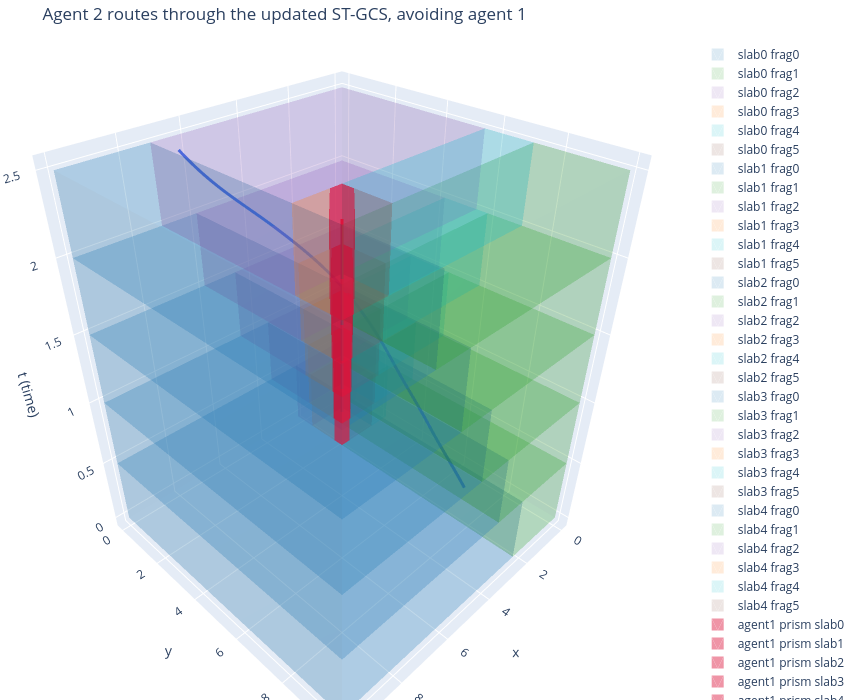

Write notebook code for a chart like this one.
### Markdown cell above
### Step E — Agent 2 plans over the updated ST-GCS

Agent 2 (`(1,7) -> (7,1)`, crossing agent 1's corridor near the middle)
must pick one fragment per slab instead of the single region that used to
be there. Build the per-slab fragment-adjacency graph
(`networkx.all_simple_paths`, capped) and search it directly, rather than
enumerating every combination: the Cartesian product scales as
`prod(len(fragments_per_slab[k]))`, unusable once fragment or slab count
grows. Graph search only considers combinations that are actually
adjacent.

### Code cell
START2, GOAL2 = (1.0, 7.0), (7.0, 1.0)

def build_adjacency_local(frags_per_slab):
    """ Same construction as Part 3's `build_adjacency` -- necessary, not
        sufficient, condition for a feasible segment between two fragments. """
    edges = []
    for k in range(len(frags_per_slab) - 1):
        e = []
        for i, fi in enumerate(frags_per_slab[k]):
            for j, fj in enumerate(frags_per_slab[k + 1]):
                if not fi.Intersection(fj).IsEmpty():
                    e.append((i, j))
        edges.append(e)
    return edges

def candidate_paths_local(frags_per_slab, adjacency, start_xy, goal_xy, max_candidates=200):
    """ Same construction as Part 3's `candidate_paths` -- a real graph
        search (networkx DFS, capped), not the Cartesian-product enumeration
        this cell used to run. That enumeration is `prod(len(f) for f in
        fragments_per_slab)` candidates regardless of whether they're even
        adjacent -- fine at N_SLABS=4 (1296), but it scales as (fragment
        count)^N_SLABS, so it stops being usable almost immediately as either
        grows (e.g. 6^10 = 60,466,176 at N_SLABS=10). Graph search only
        follows edges that actually exist. """
    start_frags = [i for i, f in enumerate(frags_per_slab[0]) if f.PointInSet(np.array(start_xy))]
    goal_frags = [j for j, f in enumerate(frags_per_slab[-1]) if f.PointInSet(np.array(goal_xy))]
    if not start_frags or not goal_frags:
        return []
    G = nx.DiGraph()
    for k in range(len(frags_per_slab)):
        for idx in range(len(frags_per_slab[k])):
            G.add_node((k, idx))
    for k, edges_k in enumerate(adjacency):
        for (i, j) in edges_k:
            G.add_edge((k, i), (k + 1, j))
    out = []
    for sf in start_frags:
        for gf in goal_frags:
            try:
                for path in itertools.islice(
                    nx.all_simple_paths(G, (0, sf), (len(frags_per_slab) - 1, gf)), max_candidates
                ):
                    out.append([idx for (_, idx) in path])
                    if len(out) >= max_candidates:
                        return out
            except (nx.NetworkXNoPath, nx.NodeNotFound):
                continue
    return out

adjacency2 = build_adjacency_local(fragments_per_slab)
paths2 = candidate_paths_local(fragments_per_slab, adjacency2, START2, GOAL2)
total_frags = sum(len(f) for f in fragments_per_slab)
print(f"agent 2: {START2} -> {GOAL2}; {total_frags} total fragments across {N_SLABS} slabs, "
      f"{len(paths2)} candidate paths found via graph search")

best = None
n_feasible = 0
for path in paths2:
    candidate_regions = [fragments_per_slab[k][idx] for k, idx in enumerate(path)]
    result = solve_chain(candidate_regions, START2, GOAL2)
    if result is None:
        continue
    segs, cost = result
    n_feasible += 1
    if best is None or cost < best[0]:
        best = (cost, path, segs)

print(f"{n_feasible}/{len(paths2)} candidates feasible")
assert best is not None, "no feasible route found for agent 2"
cost2, combo2, seg2 = best
print(f"chosen fragment per slab: {combo2}, cost={cost2:.4f}")
for k, Q in enumerate(seg2):
    print(f"  slab{k}: P0={np.round(Q[0,:2],3)} -> P3={np.round(Q[-1,:2],3)}")

fig_final = go.Figure(layout=make_layout("Agent 2 routes through the updated ST-GCS, avoiding agent 1"))
for k in range(N_SLABS):
    for j, frag in enumerate(fragments_per_slab[k]):
        V = polygon_vertices_2d(frag)
        if V is None or len(V) < 3:
            continue
        fig_final.add_trace(prism_mesh(V, k * DELTA, (k + 1) * DELTA, palette[j % len(palette)],
                                         opacity=0.15, name=f"slab{k} frag{j}"))
for k, obs in enumerate(obstacles1):
    V = polygon_vertices_2d(obs)
    fig_final.add_trace(prism_mesh(V, k * DELTA, (k + 1) * DELTA, "crimson", opacity=0.45, name=f"agent1 prism slab{k}"))
fig_final.add_trace(curve_trace(seg1, "crimson", "agent 1"))
fig_final.add_trace(curve_trace(seg2, "royalblue", "agent 2"))
print("fig_final built,", len(fig_final.data), "traces")

print("\nALL STEPS COMPLETED")

fig_final

### Figure 1 — Plotly figure (JSON) as saved in the notebook; plotly's stock layout.template omitted (floating-point values rounded to 4 significant figures)
{"data": [{"color": "#1f77b4", "flatshading": true, "i": [0, 0, 1, 1, 2, 2, 3, 3, 0, 4, 0, 4], "j": [1, 5, 2, 6, 3, 7, 0, 4, 1, 5, 2, 6], "k": [5, 4, 6, 5, 7, 6, 4, 7, 2, 6, 3, 7], "name": "slab0 frag0", "opacity": 0.15, "showlegend": true, "type": "mesh3d", "x": [2.4, 10, 10, 2.4, 2.4, 10, 10, 2.4], "y": [4.441e-16, 4.441e-16, 10, 10, 4.441e-16, 4.441e-16, 10, 10], "z": [0, 0, 0, 0, 0.5, 0.5, 0.5, 0.5]}, {"color": "#2ca02c", "flatshading": true, "i": [0, 0, 1, 1, 2, 2, 3, 3, 0, 4, 0, 4], "j": [1, 5, 2, 6, 3, 7, 0, 4, 1, 5, 2, 6], "k": [5, 4, 6, 5, 7, 6, 4, 7, 2, 6, 3, 7], "name": "slab0 frag1", "opacity": 0.15, "showlegend": true, "type": "mesh3d", "x": [0, 2.4, 2.4, 2.22e-16, 0, 2.4, 2.4, 2.22e-16], "y": [2.4, 2.4, 10, 10, 2.4, 2.4, 10, 10], "z": [0, 0, 0, 0, 0.5, 0.5, 0.5, 0.5]}, {"color": "#9467bd", "flatshading": true, "i": [0, 0, 1, 1, 2, 2, 3, 3, 0, 4, 0, 4], "j": [1, 5, 2, 6, 3, 7, 0, 4, 1, 5, 2, 6], "k": [5, 4, 6, 5, 7, 6, 4, 7, 2, 6, 3, 7], "name": "slab0 frag2", "opacity": 0.15, "showlegend": true, "type": "mesh3d", "x": [5.551e-17, 2.4, 2.4, 0, 5.551e-17, 2.4, 2.4, 0], "y": [5.551e-17, 5.551e-17, 0.8, 0.8, 5.551e-17, 5.551e-17, 0.8, 0.8], "z": [0, 0, 0, 0, 0.5, 0.5, 0.5, 0.5]}, {"color": "#ff7f0e", "flatshading": true, "i": [0, 0, 1, 1, 2, 2, 0, 3], "j": [1, 4, 2, 5, 0, 3, 1, 4], "k": [4, 3, 5, 4, 3, 5, 2, 5], "name": "slab0 frag3", "opacity": 0.15, "showlegend": true, "type": "mesh3d", "x": [1.2, 2.4, 2.4, 1.2, 2.4, 2.4], "y": [0.8, 0.8, 2.0, 0.8, 0.8, 2.0], "z": [0, 0, 0, 0.5, 0.5, 0.5]}, {"color": "#17becf", "flatshading": true, "i": [0, 0, 1, 1, 2, 2, 3, 3, 0, 4, 0, 4], "j": [1, 5, 2, 6, 3, 7, 0, 4, 1, 5, 2, 6], "k": [5, 4, 6, 5, 7, 6, 4, 7, 2, 6, 3, 7], "name": "slab0 frag4", "opacity": 0.15, "showlegend": true, "type": "mesh3d", "x": [5.551e-17, 0.8, 0.8, 5.551e-17, 5.551e-17, 0.8, 0.8, 5.551e-17], "y": [0.8, 0.8, 2.4, 2.4, 0.8, 0.8, 2.4, 2.4], "z": [0, 0, 0, 0, 0.5, 0.5, 0.5, 0.5]}, {"color": "#8c564b", "flatshading": true, "i": [0, 0, 1, 1, 2, 2, 0, 3], "j": [1, 4, 2, 5, 0, 3, 1, 4], "k": [4, 3, 5, 4, 3, 5, 2, 5], "name": "slab0 frag5", "opacity": 0.15, "showlegend": true, "type": "mesh3d", "x": [0.8, 2.0, 0.8, 0.8, 2.0, 0.8], "y": [1.2, 2.4, 2.4, 1.2, 2.4, 2.4], "z": [0, 0, 0, 0.5, 0.5, 0.5]}, {"color": "#1f77b4", "flatshading": true, "i": [0, 0, 1, 1, 2, 2, 3, 3, 0, 4, 0, 4], "j": [1, 5, 2, 6, 3, 7, 0, 4, 1, 5, 2, 6], "k": [5, 4, 6, 5, 7, 6, 4, 7, 2, 6, 3, 7], "name": "slab1 frag0", "opacity": 0.15, "showlegend": true, "type": "mesh3d", "x": [3.6, 10, 10, 3.6, 3.6, 10, 10, 3.6], "y": [-4.441e-16, 0, 10, 10, -4.441e-16, 0, 10, 10], "z": [0.5, 0.5, 0.5, 0.5, 1, 1, 1, 1]}, {"color": "#2ca02c", "flatshading": true, "i": [0, 0, 1, 1, 2, 2, 3, 3, 0, 4, 0, 4], "j": [1, 5, 2, 6, 3, 7, 0, 4, 1, 5, 2, 6], "k": [5, 4, 6, 5, 7, 6, 4, 7, 2, 6, 3, 7], "name": "slab1 frag1", "opacity": 0.15, "showlegend": true, "type": "mesh3d", "x": [0, 3.6, 3.6, 0, 0, 3.6, 3.6, 0], "y": [3.6, 3.6, 10, 10, 3.6, 3.6, 10, 10], "z": [0.5, 0.5, 0.5, 0.5, 1, 1, 1, 1]}, {"color": "#9467bd", "flatshading": true, "i": [0, 0, 1, 1, 2, 2, 3, 3, 0, 4, 0, 4], "j": [1, 5, 2, 6, 3, 7, 0, 4, 1, 5, 2, 6], "k": [5, 4, 6, 5, 7, 6, 4, 7, 2, 6, 3, 7], "name": "slab1 frag2", "opacity": 0.15, "showlegend": true, "type": "mesh3d", "x": [0, 3.6, 3.6, 0, 0, 3.6, 3.6, 0], "y": [0, -1.11e-16, 2.0, 2.0, 0, -1.11e-16, 2.0, 2.0], "z": [0.5, 0.5, 0.5, 0.5, 1, 1, 1, 1]}, {"color": "#ff7f0e", "flatshading": true, "i": [0, 0, 1, 1, 2, 2, 0, 3], "j": [1, 4, 2, 5, 0, 3, 1, 4], "k": [4, 3, 5, 4, 3, 5, 2, 5], "name": "slab1 frag3", "opacity": 0.15, "showlegend": true, "type": "mesh3d", "x": [2.4, 3.6, 3.6, 2.4, 3.6, 3.6], "y": [2.0, 2.0, 3.2, 2.0, 2.0, 3.2], "z": [0.5, 0.5, 0.5, 1, 1, 1]}, {"color": "#17becf", "flatshading": true, "i": [0, 0, 1, 1, 2, 2, 3, 3, 0, 4, 0, 4], "j": [1, 5, 2, 6, 3, 7, 0, 4, 1, 5, 2, 6], "k": [5, 4, 6, 5, 7, 6, 4, 7, 2, 6, 3, 7], "name": "slab1 frag4", "opacity": 0.15, "showlegend": true, "type": "mesh3d", "x": [0, 2.0, 2.0, 0, 0, 2.0, 2.0, 0], "y": [2.0, 2.0, 3.6, 3.6, 2.0, 2.0, 3.6, 3.6], "z": [0.5, 0.5, 0.5, 0.5, 1, 1, 1, 1]}, {"color": "#8c564b", "flatshading": true, "i": [0, 0, 1, 1, 2, 2, 0, 3], "j": [1, 4, 2, 5, 0, 3, 1, 4], "k": [4, 3, 5, 4, 3, 5, 2, 5], "name": "slab1 frag5", "opacity": 0.15, "showlegend": true, "type": "mesh3d", "x": [2.0, 3.2, 2.0, 2.0, 3.2, 2.0], "y": [2.4, 3.6, 3.6, 2.4, 3.6, 3.6], "z": [0.5, 0.5, 0.5, 1, 1, 1]}, {"color": "#1f77b4", "flatshading": true, "i": [0, 0, 1, 1, 2, 2, 3, 3, 0, 4, 0, 4], "j": [1, 5, 2, 6, 3, 7, 0, 4, 1, 5, 2, 6], "k": [5, 4, 6, 5, 7, 6, 4, 7, 2, 6, 3, 7], "name": "slab2 frag0", "opacity": 0.15, "showlegend": true, "type": "mesh3d", "x": [4.8, 10, 10, 4.8, 4.8, 10, 10, 4.8], "y": [0, 0, 10, 10, 0, 0, 10, 10], "z": [1, 1, 1, 1, 1.5, 1.5, 1.5, 1.5]}, {"color": "#2ca02c", "flatshading": true, "i": [0, 0, 1, 1, 2, 2, 3, 3, 0, 4, 0, 4], "j": [1, 5, 2, 6, 3, 7, 0, 4, 1, 5, 2, 6], "k": [5, 4, 6, 5, 7, 6, 4, 7, 2, 6, 3, 7], "name": "slab2 frag1", "opacity": 0.15, "showlegend": true, "type": "mesh3d", "x": [0, 4.8, 4.8, 0, 0, 4.8, 4.8, 0], "y": [4.8, 4.8, 10, 10, 4.8, 4.8, 10, 10], "z": [1, 1, 1, 1, 1.5, 1.5, 1.5, 1.5]}, {"color": "#9467bd", "flatshading": true, "i": [0, 0, 1, 1, 2, 2, 3, 3, 0, 4, 0, 4], "j": [1, 5, 2, 6, 3, 7, 0, 4, 1, 5, 2, 6], "k": [5, 4, 6, 5, 7, 6, 4, 7, 2, 6, 3, 7], "name": "slab2 frag2", "opacity": 0.15, "showlegend": true, "type": "mesh3d", "x": [0, 4.8, 4.8, 0, 0, 4.8, 4.8, 0], "y": [0, 2.22e-16, 3.2, 3.2, 0, 2.22e-16, 3.2, 3.2], "z": [1, 1, 1, 1, 1.5, 1.5, 1.5, 1.5]}, {"color": "#ff7f0e", "flatshading": true, "i": [0, 0, 1, 1, 2, 2, 0, 3], "j": [1, 4, 2, 5, 0, 3, 1, 4], "k": [4, 3, 5, 4, 3, 5, 2, 5], "name": "slab2 frag3", "opacity": 0.15, "showlegend": true, "type": "mesh3d", "x": [3.6, 4.8, 4.8, 3.6, 4.8, 4.8], "y": [3.2, 3.2, 4.4, 3.2, 3.2, 4.4], "z": [1, 1, 1, 1.5, 1.5, 1.5]}, {"color": "#17becf", "flatshading": true, "i": [0, 0, 1, 1, 2, 2, 3, 3, 0, 4, 0, 4], "j": [1, 5, 2, 6, 3, 7, 0, 4, 1, 5, 2, 6], "k": [5, 4, 6, 5, 7, 6, 4, 7, 2, 6, 3, 7], "name": "slab2 frag4", "opacity": 0.15, "showlegend": true, "type": "mesh3d", "x": [1.11e-16, 3.2, 3.2, 1.11e-16, 1.11e-16, 3.2, 3.2, 1.11e-16], "y": [3.2, 3.2, 4.8, 4.8, 3.2, 3.2, 4.8, 4.8], "z": [1, 1, 1, 1, 1.5, 1.5, 1.5, 1.5]}, {"color": "#8c564b", "flatshading": true, "i": [0, 0, 1, 1, 2, 2, 0, 3], "j": [1, 4, 2, 5, 0, 3, 1, 4], "k": [4, 3, 5, 4, 3, 5, 2, 5], "name": "slab2 frag5", "opacity": 0.15, "showlegend": true, "type": "mesh3d", "x": [3.2, 4.4, 3.2, 3.2, 4.4, 3.2], "y": [3.6, 4.8, 4.8, 3.6, 4.8, 4.8], "z": [1, 1, 1, 1.5, 1.5, 1.5]}, {"color": "#1f77b4", "flatshading": true, "i": [0, 0, 1, 1, 2, 2, 3, 3, 0, 4, 0, 4], "j": [1, 5, 2, 6, 3, 7, 0, 4, 1, 5, 2, 6], "k": [5, 4, 6, 5, 7, 6, 4, 7, 2, 6, 3, 7], "name": "slab3 frag0", "opacity": 0.15, "showlegend": true, "type": "mesh3d", "x": [6.0, 10, 10, 6.0, 6.0, 10, 10, 6.0], "y": [0, 0, 10, 10, 0, 0, 10, 10], "z": [1.5, 1.5, 1.5, 1.5, 2, 2, 2, 2]}, {"color": "#2ca02c", "flatshading": true, "i": [0, 0, 1, 1, 2, 2, 3, 3, 0, 4, 0, 4], "j": [1, 5, 2, 6, 3, 7, 0, 4, 1, 5, 2, 6], "k": [5, 4, 6, 5, 7, 6, 4, 7, 2, 6, 3, 7], "name": "slab3 frag1", "opacity": 0.15, "showlegend": true, "type": "mesh3d", "x": [0, 6.0, 6.0, 0, 0, 6.0, 6.0, 0], "y": [6.0, 6.0, 10, 10, 6.0, 6.0, 10, 10], "z": [1.5, 1.5, 1.5, 1.5, 2, 2, 2, 2]}, {"color": "#9467bd", "flatshading": true, "i": [0, 0, 1, 1, 2, 2, 3, 3, 0, 4, 0, 4], "j": [1, 5, 2, 6, 3, 7, 0, 4, 1, 5, 2, 6], "k": [5, 4, 6, 5, 7, 6, 4, 7, 2, 6, 3, 7], "name": "slab3 frag2", "opacity": 0.15, "showlegend": true, "type": "mesh3d", "x": [0, 6.0, 6.0, 0, 0, 6.0, 6.0, 0], "y": [0, 0, 4.4, 4.4, 0, 0, 4.4, 4.4], "z": [1.5, 1.5, 1.5, 1.5, 2, 2, 2, 2]}, {"color": "#ff7f0e", "flatshading": true, "i": [0, 0, 1, 1, 2, 2, 0, 3], "j": [1, 4, 2, 5, 0, 3, 1, 4], "k": [4, 3, 5, 4, 3, 5, 2, 5], "name": "slab3 frag3", "opacity": 0.15, "showlegend": true, "type": "mesh3d", "x": [4.8, 6.0, 6.0, 4.8, 6.0, 6.0], "y": [4.4, 4.4, 5.6, 4.4, 4.4, 5.6], "z": [1.5, 1.5, 1.5, 2, 2, 2]}, {"color": "#17becf", "flatshading": true, "i": [0, 0, 1, 1, 2, 2, 3, 3, 0, 4, 0, 4], "j": [1, 5, 2, 6, 3, 7, 0, 4, 1, 5, 2, 6], "k": [5, 4, 6, 5, 7, 6, 4, 7, 2, 6, 3, 7], "name": "slab3 frag4", "opacity": 0.15, "showlegend": true, "type": "mesh3d", "x": [0, 4.4, 4.4, 0, 0, 4.4, 4.4, 0], "y": [4.4, 4.4, 6.0, 6.0, 4.4, 4.4, 6.0, 6.0], "z": [1.5, 1.5, 1.5, 1.5, 2, 2, 2, 2]}, {"color": "#8c564b", "flatshading": true, "i": [0, 0, 1, 1, 2, 2, 0, 3], "j": [1, 4, 2, 5, 0, 3, 1, 4], "k": [4, 3, 5, 4, 3, 5, 2, 5], "name": "slab3 frag5", "opacity": 0.15, "showlegend": true, "type": "mesh3d", "x": [4.4, 5.6, 4.4, 4.4, 5.6, 4.4], "y": [4.8, 6.0, 6.0, 4.8, 6.0, 6.0], "z": [1.5, 1.5, 1.5, 2, 2, 2]}, {"color": "#1f77b4", "flatshading": true, "i": [0, 0, 1, 1, 2, 2, 3, 3, 0, 4, 0, 4], "j": [1, 5, 2, 6, 3, 7, 0, 4, 1, 5, 2, 6], "k": [5, 4, 6, 5, 7, 6, 4, 7, 2, 6, 3, 7], "name": "slab4 frag0", "opacity": 0.15, "showlegend": true, "type": "mesh3d", "x": [7.2, 10, 10, 7.2, 7.2, 10, 10, 7.2], "y": [0, 0, 10, 10, 0, 0, 10, 10], "z": [2, 2, 2, 2, 2.5, 2.5, 2.5, 2.5]}, {"color": "#2ca02c", "flatshading": true, "i": [0, 0, 1, 1, 2, 2, 3, 3, 0, 4, 0, 4], "j": [1, 5, 2, 6, 3, 7, 0, 4, 1, 5, 2, 6], "k": [5, 4, 6, 5, 7, 6, 4, 7, 2, 6, 3, 7], "name": "slab4 frag1", "opacity": 0.15, "showlegend": true, "type": "mesh3d", "x": [0, 7.2, 7.2, 0, 0, 7.2, 7.2, 0], "y": [7.2, 7.2, 10, 10, 7.2, 7.2, 10, 10], "z": [2, 2, 2, 2, 2.5, 2.5, 2.5, 2.5]}, {"color": "#9467bd", "flatshading": true, "i": [0, 0, 1, 1, 2, 2, 3, 3, 0, 4, 0, 4], "j": [1, 5, 2, 6, 3, 7, 0, 4, 1, 5, 2, 6], "k": [5, 4, 6, 5, 7, 6, 4, 7, 2, 6, 3, 7], "name": "slab4 frag2", "opacity": 0.15, "showlegend": true, "type": "mesh3d", "x": [0, 7.2, 7.2, 0, 0, 7.2, 7.2, 0], "y": [0, 0, 5.6, 5.6, 0, 0, 5.6, 5.6], "z": [2, 2, 2, 2, 2.5, 2.5, 2.5, 2.5]}, {"color": "#ff7f0e", "flatshading": true, "i": [0, 0, 1, 1, 2, 2, 0, 3], "j": [1, 4, 2, 5, 0, 3, 1, 4], "k": [4, 3, 5, 4, 3, 5, 2, 5], "name": "slab4 frag3", "opacity": 0.15, "showlegend": true, "type": "mesh3d", "x": [6.0, 7.2, 7.2, 6.0, 7.2, 7.2], "y": [5.6, 5.6, 6.8, 5.6, 5.6, 6.8], "z": [2, 2, 2, 2.5, 2.5, 2.5]}, {"color": "#17becf", "flatshading": true, "i": [0, 0, 1, 1, 2, 2, 3, 3, 0, 4, 0, 4], "j": [1, 5, 2, 6, 3, 7, 0, 4, 1, 5, 2, 6], "k": [5, 4, 6, 5, 7, 6, 4, 7, 2, 6, 3, 7], "name": "slab4 frag4", "opacity": 0.15, "showlegend": true, "type": "mesh3d", "x": [0, 5.6, 5.6, 0, 0, 5.6, 5.6, 0], "y": [5.6, 5.6, 7.2, 7.2, 5.6, 5.6, 7.2, 7.2], "z": [2, 2, 2, 2, 2.5, 2.5, 2.5, 2.5]}, {"color": "#8c564b", "flatshading": true, "i": [0, 0, 1, 1, 2, 2, 0, 3], "j": [1, 4, 2, 5, 0, 3, 1, 4], "k": [4, 3, 5, 4, 3, 5, 2, 5], "name": "slab4 frag5", "opacity": 0.15, "showlegend": true, "type": "mesh3d", "x": [5.6, 6.8, 5.6, 5.6, 6.8, 5.6], "y": [6.0, 7.2, 7.2, 6.0, 7.2, 7.2], "z": [2, 2, 2, 2.5, 2.5, 2.5]}, {"color": "crimson", "flatshading": true, "i": [0, 0, 1, 1, 2, 2, 3, 3, 4, 4, 5, 5, 0, 6, 0, 6, 0, 6, 0, 6], "j": [1, 7, 2, 8, 3, 9, 4, 10, 5, 11, 0, 6, 1, 7, 2, 8, 3, 9, 4, 10], "k": [7, 6, 8, 7, 9, 8, 10, 9, 11, 10, 6, 11, 2, 8, 3, 9, 4, 10, 5, 11], "name": "agent1 prism slab0", "opacity": 0.45, "showlegend": true, "type": "mesh3d", "x": [0.8, 0.8, 1.2, 2.4, 2.4, 2.0, 0.8, 0.8, 1.2, 2.4, 2.4, 2.0], "y": [1.2, 0.8, 0.8, 2.0, 2.4, 2.4, 1.2, 0.8, 0.8, 2.0, 2.4, 2.4], "z": [0, 0, 0, 0, 0, 0, 0.5, 0.5, 0.5, 0.5, 0.5, 0.5]}, {"color": "crimson", "flatshading": true, "i": [0, 0, 1, 1, 2, 2, 3, 3, 4, 4, 5, 5, 0, 6, 0, 6, 0, 6, 0, 6], "j": [1, 7, 2, 8, 3, 9, 4, 10, 5, 11, 0, 6, 1, 7, 2, 8, 3, 9, 4, 10], "k": [7, 6, 8, 7, 9, 8, 10, 9, 11, 10, 6, 11, 2, 8, 3, 9, 4, 10, 5, 11], "name": "agent1 prism slab1", "opacity": 0.45, "showlegend": true, "type": "mesh3d", "x": [2.0, 2.0, 2.4, 3.6, 3.6, 3.2, 2.0, 2.0, 2.4, 3.6, 3.6, 3.2], "y": [2.4, 2.0, 2.0, 3.2, 3.6, 3.6, 2.4, 2.0, 2.0, 3.2, 3.6, 3.6], "z": [0.5, 0.5, 0.5, 0.5, 0.5, 0.5, 1, 1, 1, 1, 1, 1]}, {"color": "crimson", "flatshading": true, "i": [0, 0, 1, 1, 2, 2, 3, 3, 4, 4, 5, 5, 0, 6, 0, 6, 0, 6, 0, 6], "j": [1, 7, 2, 8, 3, 9, 4, 10, 5, 11, 0, 6, 1, 7, 2, 8, 3, 9, 4, 10], "k": [7, 6, 8, 7, 9, 8, 10, 9, 11, 10, 6, 11, 2, 8, 3, 9, 4, 10, 5, 11], "name": "agent1 prism slab2", "opacity": 0.45, "showlegend": true, "type": "mesh3d", "x": [3.2, 3.2, 3.6, 4.8, 4.8, 4.4, 3.2, 3.2, 3.6, 4.8, 4.8, 4.4], "y": [3.6, 3.2, 3.2, 4.4, 4.8, 4.8, 3.6, 3.2, 3.2, 4.4, 4.8, 4.8], "z": [1, 1, 1, 1, 1, 1, 1.5, 1.5, 1.5, 1.5, 1.5, 1.5]}, {"color": "crimson", "flatshading": true, "i": [0, 0, 1, 1, 2, 2, 3, 3, 4, 4, 5, 5, 0, 6, 0, 6, 0, 6, 0, 6], "j": [1, 7, 2, 8, 3, 9, 4, 10, 5, 11, 0, 6, 1, 7, 2, 8, 3, 9, 4, 10], "k": [7, 6, 8, 7, 9, 8, 10, 9, 11, 10, 6, 11, 2, 8, 3, 9, 4, 10, 5, 11], "name": "agent1 prism slab3", "opacity": 0.45, "showlegend": true, "type": "mesh3d", "x": [4.4, 4.4, 4.8, 6.0, 6.0, 5.6, 4.4, 4.4, 4.8, 6.0, 6.0, 5.6], "y": [4.8, 4.4, 4.4, 5.6, 6.0, 6.0, 4.8, 4.4, 4.4, 5.6, 6.0, 6.0], "z": [1.5, 1.5, 1.5, 1.5, 1.5, 1.5, 2, 2, 2, 2, 2, 2]}, {"color": "crimson", "flatshading": true, "i": [0, 0, 1, 1, 2, 2, 3, 3, 4, 4, 5, 5, 0, 6, 0, 6, 0, 6, 0, 6], "j": [1, 7, 2, 8, 3, 9, 4, 10, 5, 11, 0, 6, 1, 7, 2, 8, 3, 9, 4, 10], "k": [7, 6, 8, 7, 9, 8, 10, 9, 11, 10, 6, 11, 2, 8, 3, 9, 4, 10, 5, 11], "name": "agent1 prism slab4", "opacity": 0.45, "showlegend": true, "type": "mesh3d", "x": [5.6, 5.6, 6.0, 7.2, 7.2, 6.8, 5.6, 5.6, 6.0, 7.2, 7.2, 6.8], "y": [6.0, 5.6, 5.6, 6.8, 7.2, 7.2, 6.0, 5.6, 5.6, 6.8, 7.2, 7.2], "z": [2, 2, 2, 2, 2, 2, 2.5, 2.5, 2.5, 2.5, 2.5, 2.5]}, {"line": {"color": "crimson", "width": 6}, "mode": "lines", "name": "agent 1", "type": "scatter3d", "x": [1.0, 1.05, 1.1, 1.15, 1.2, 1.25, 1.3, 1.35, 1.4, 1.45, 1.5, 1.55, 1.6, 1.65, 1.7, 1.75, 1.8, 1.85, 1.9, 1.95, 2.0, 2.05, 2.1, 2.15, 2.2, 2.2, 2.25, 2.3, 2.35, 2.4, 2.45, 2.5, 2.55, 2.6, 2.65, 2.7, 2.75, 2.8, 2.85, 2.9, 2.95, 3.0, 3.05, 3.1, 3.15, 3.2, 3.25, 3.3, 3.35, 3.4, 3.4, 3.45, 3.5, 3.55, 3.6, 3.65, 3.7, 3.75, 3.8, 3.85, 3.9, 3.95, 4.0, 4.05, 4.1, 4.15, 4.2, 4.25, 4.3, 4.35, 4.4, 4.45, 4.5, 4.55, 4.6, 4.6, 4.65, 4.7, 4.75, 4.8, 4.85, 4.9, 4.95, 5.0, 5.05, 5.1, 5.15, 5.2, 5.25, 5.3, 5.35, 5.4, 5.45, 5.5, 5.55, 5.6, 5.65, 5.7, 5.75, 5.8, 5.8, 5.85, 5.9, 5.95, 6.0, 6.05, 6.1, 6.15, 6.2, 6.25, 6.3, 6.35, 6.4, 6.45, 6.5, 6.55, 6.6, 6.65, 6.7, 6.75, 6.8, 6.85, 6.9, 6.95, 7.0], "y": [1.0, 1.05, 1.1, 1.15, 1.2, 1.25, 1.3, 1.35, 1.4, 1.45, 1.5, 1.55, 1.6, 1.65, 1.7, 1.75, 1.8, 1.85, 1.9, 1.95, 2.0, 2.05, 2.1, 2.15, 2.2, 2.2, 2.25, 2.3, 2.35, 2.4, 2.45, 2.5, 2.55, 2.6, 2.65, 2.7, 2.75, 2.8, 2.85, 2.9, 2.95, 3.0, 3.05, 3.1, 3.15, 3.2, 3.25, 3.3, 3.35, 3.4, 3.4, 3.45, 3.5, 3.55, 3.6, 3.65, 3.7, 3.75, 3.8, 3.85, 3.9, 3.95, 4.0, 4.05, 4.1, 4.15, 4.2, 4.25, 4.3, 4.35, 4.4, 4.45, 4.5, 4.55, 4.6, 4.6, 4.65, 4.7, 4.75, 4.8, 4.85, 4.9, 4.95, 5.0, 5.05, 5.1, 5.15, 5.2, 5.25, 5.3, 5.35, 5.4, 5.45, 5.5, 5.55, 5.6, 5.65, 5.7, 5.75, 5.8, 5.8, 5.85, 5.9, 5.95, 6.0, 6.05, 6.1, 6.15, 6.2, 6.25, 6.3, 6.35, 6.4, 6.45, 6.5, 6.55, 6.6, 6.65, 6.7, 6.75, 6.8, 6.85, 6.9, 6.95, 7.0], "z": [9.996e-16, 0.0277, 0.05432, 0.07993, 0.1046, 0.1284, 0.1513, 0.1735, 0.1951, 0.216, 0.2363, 0.2562, 0.2756, 0.2947, 0.3135, 0.3321, 0.3505, 0.3688, 0.3871, 0.4055, 0.4239, 0.4425, 0.4613, 0.4805, 0.5, 0.5, 0.5197, 0.5395, 0.5592, 0.579, 0.5989, 0.6188, 0.6388, 0.6589, 0.679, 0.6993, 0.7197, 0.7402, 0.7608, 0.7816, 0.8026, 0.8237, 0.845, 0.8665, 0.8882, 0.9101, 0.9322, 0.9545, 0.9771, 1.0, 1.0, 1.023, 1.045, 1.067, 1.089, 1.11, 1.131, 1.151, 1.172, 1.192, 1.212, 1.232, 1.252, 1.272, 1.292, 1.312, 1.332, 1.353, 1.373, 1.393, 1.414, 1.435, 1.456, 1.478, 1.5, 1.5, 1.522, 1.544, 1.565, 1.586, 1.607, 1.628, 1.649, 1.669, 1.689, 1.71, 1.73, 1.75, 1.77, 1.791, 1.811, 1.831, 1.852, 1.872, 1.893, 1.914, 1.935, 1.956, 1.978, 2.0, 2.0, 2.022, 2.043, 2.065, 2.086, 2.106, 2.127, 2.147, 2.167, 2.187, 2.207, 2.227, 2.247, 2.267, 2.287, 2.307, 2.327, 2.348, 2.369, 2.39, 2.411, 2.433, 2.455, 2.477, 2.5]}, {"line": {"color": "royalblue", "width": 6}, "mode": "lines", "name": "agent 2", "type": "scatter3d", "x": [1.0, 1.027, 1.055, 1.082, 1.11, 1.137, 1.165, 1.192, 1.219, 1.247, 1.274, 1.302, 1.329, 1.356, 1.384, 1.411, 1.439, 1.466, 1.494, 1.521, 1.548, 1.576, 1.603, 1.631, 1.658, 1.658, 1.685, 1.713, 1.74, 1.768, 1.795, 1.823, 1.85, 1.877, 1.905, 1.932, 1.96, 1.987, 2.015, 2.042, 2.069, 2.097, 2.124, 2.152, 2.179, 2.206, 2.234, 2.261, 2.289, 2.316, 2.316, 2.344, 2.371, 2.399, 2.427, 2.455, 2.484, 2.514, 2.544, 2.575, 2.607, 2.639, 2.673, 2.708, 2.745, 2.783, 2.822, 2.863, 2.905, 2.949, 2.995, 3.043, 3.093, 3.146, 3.2, 3.2, 3.257, 3.316, 3.377, 3.44, 3.506, 3.573, 3.642, 3.712, 3.784, 3.858, 3.933, 4.009, 4.086, 4.165, 4.244, 4.324, 4.406, 4.487, 4.57, 4.653, 4.736, 4.819, 4.903, 4.987, 4.987, 5.071, 5.155, 5.239, 5.323, 5.406, 5.49, 5.574, 5.658, 5.742, 5.826, 5.91, 5.994, 6.077, 6.161, 6.245, 6.329, 6.413, 6.497, 6.581, 6.665, 6.748, 6.832, 6.916, 7.0], "y": [7.0, 6.95, 6.9, 6.85, 6.8, 6.75, 6.7, 6.65, 6.6, 6.55, 6.5, 6.45, 6.4, 6.35, 6.3, 6.25, 6.2, 6.15, 6.1, 6.05, 6.0, 5.95, 5.9, 5.85, 5.8, 5.8, 5.75, 5.7, 5.65, 5.6, 5.55, 5.5, 5.45, 5.4, 5.35, 5.3, 5.25, 5.2, 5.15, 5.1, 5.05, 5.0, 4.95, 4.9, 4.85, 4.8, 4.75, 4.7, 4.65, 4.6, 4.6, 4.55, 4.5, 4.45, 4.4, 4.35, 4.3, 4.25, 4.2, 4.15, 4.1, 4.05, 4.0, 3.95, 3.9, 3.85, 3.8, 3.75, 3.7, 3.65, 3.6, 3.55, 3.5, 3.45, 3.4, 3.4, 3.35, 3.3, 3.25, 3.2, 3.15, 3.1, 3.05, 3.0, 2.95, 2.9, 2.85, 2.8, 2.75, 2.7, 2.65, 2.6, 2.55, 2.5, 2.45, 2.4, 2.35, 2.3, 2.25, 2.2, 2.2, 2.15, 2.1, 2.05, 2.0, 1.95, 1.9, 1.85, 1.8, 1.75, 1.7, 1.65, 1.6, 1.55, 1.5, 1.45, 1.4, 1.35, 1.3, 1.25, 1.2, 1.15, 1.1, 1.05, 1.0], "z": [7.261e-14, 0.02202, 0.04374, 0.06518, 0.08637, 0.1073, 0.1281, 0.1487, 0.1692, 0.1895, 0.2098, 0.23, 0.2502, 0.2704, 0.2906, 0.3108, 0.3312, 0.3516, 0.3722, 0.3929, 0.4139, 0.435, 0.4564, 0.478, 0.5, 0.5, 0.522, 0.5436, 0.5651, 0.5862, 0.6072, 0.628, 0.6486, 0.6691, 0.6895, 0.7098, 0.73, 0.7502, 0.7705, 0.7907, 0.811, 0.8313, 0.8518, 0.8724, 0.8931, 0.914, 0.9352, 0.9565, 0.9781, 1.0, 1.0, 1.022, 1.043, 1.065, 1.086, 1.107, 1.127, 1.148, 1.168, 1.189, 1.209, 1.229, 1.249, 1.27, 1.29, 1.31, 1.33, 1.351, 1.372, 1.392, 1.413, 1.435, 1.456, 1.478, 1.5, 1.5, 1.522, 1.544, 1.566, 1.588, 1.61, 1.631, 1.653, 1.674, 1.695, 1.717, 1.738, 1.759, 1.779, 1.8, 1.821, 1.841, 1.861, 1.881, 1.902, 1.921, 1.941, 1.961, 1.981, 2.0, 2.0, 2.019, 2.038, 2.057, 2.075, 2.093, 2.112, 2.13, 2.148, 2.166, 2.185, 2.204, 2.223, 2.242, 2.262, 2.283, 2.304, 2.325, 2.348, 2.371, 2.395, 2.419, 2.445, 2.472, 2.5]}], "layout": {"height": 700, "legend": {"itemsizing": "constant"}, "margin": {"b": 0, "l": 0, "r": 0, "t": 40}, "scene": {"aspectmode": "manual", "aspectratio": {"x": 1, "y": 1, "z": 1.2}, "xaxis": {"title": {"text": "x"}}, "yaxis": {"title": {"text": "y"}}, "zaxis": {"title": {"text": "t (time)"}}}, "title": {"text": "Agent 2 routes through the updated ST-GCS, avoiding agent 1"}, "width": 850}}
